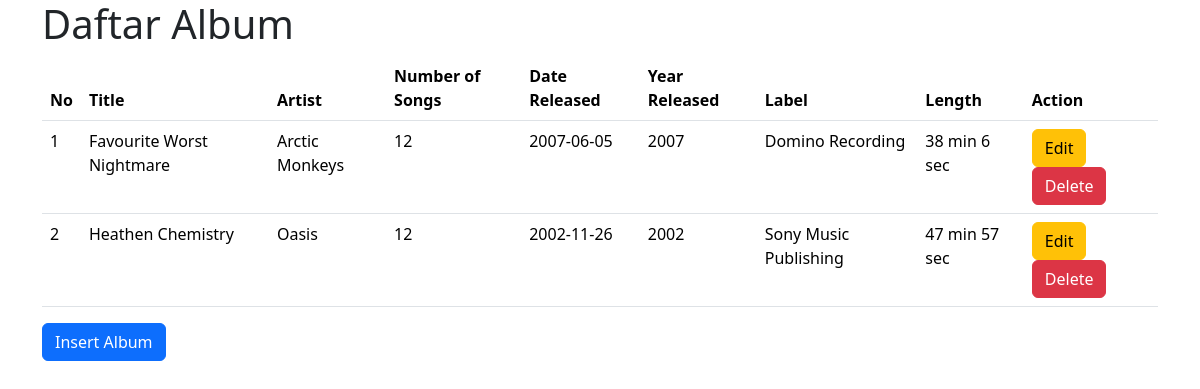
The page / on the database its author committed.
### tables this page shows
CREATE TABLE `album` (
  `album_id` int(11) NOT NULL,
  `title` varchar(255) NOT NULL,
  `artist` varchar(255) NOT NULL,
  `num_songs` int(11) NOT NULL,
  `release_date` date NOT NULL,
  `release_year` int(11) NOT NULL,
  `label` varchar(255) NOT NULL,
  `length` varchar(255) NOT NULL
);

### index.php (the view, shortened to what this page needs)
<?php
require 'dbconnect.php';
$album = mysqli_query($conn, "SELECT * FROM album");
?>
<!DOCTYPE html>
<html lang="en">
<head>
    <link href="https://cdn.jsdelivr.net/npm/bootstrap@5.3.2/dist/css/bootstrap.min.css" rel="stylesheet">
</head>
<body>
    <div class="container">
        <h1>Daftar Album</h1>
        <table class="table table-hover">
            <thead>
                <tr>
                    <th scope="col">No</th>
                    <th scope="col">Title</th>
                    <th scope="col">Artist</th>
                    <th scope="col">Number of Songs</th>
                    <th scope="col">Date Released</th>
                    <th scope="col">Year Released</th>
                    <th scope="col">Label</th>
                    <th scope="col">Length</th>
                    <th scope="col">Action</th>
                </tr>
            </thead>
            <tbody>
                <?php
                $i = 1;
                while($row = mysqli_fetch_assoc($album)) : ?>
                <tr>
                    <td><?= $i ?></td>
                    <td><?= $row["title"]; ?></td>
                    <td><?= $row["artist"]; ?></td>
                    <td><?= $row["num_songs"]; ?></td>
                    <td><?= $row["release_date"]; ?></td>
                    <td><?= $row["release_year"]; ?></td>
                    <td><?= $row["label"]; ?></td>
                    <td><?= $row["length"]; ?></td>
                    <td>
                        <a href="edit.php?id=<?= $row['album_id'] ?>" class="btn btn-warning">Edit</a>
                        <a href="delete.php?id=<?= $row['album_id'] ?>" class="btn btn-danger" onclick="alert('Are you sure want this delete this album?')">Delete</a>
                    </td>
                </tr>
                <?php $i++ ?>
                <?php endwhile; ?>
            </tbody>
        </table>
        <a href="insert.php" class="btn btn-primary">Insert Album</a>
    </div>
</body>
</html>

### rows shown on the page
album: title "Favourite Worst Nightmare", artist "Arctic Monkeys", num_songs "12", release_date "2007-06-05", release_year "2007", label "Domino Recording", length "38 min 6 sec"
album: title "Heathen Chemistry", artist "Oasis", num_songs "12", release_date "2002-11-26", release_year "2002", label "Sony Music Publishing", length "47 min 57 sec"
